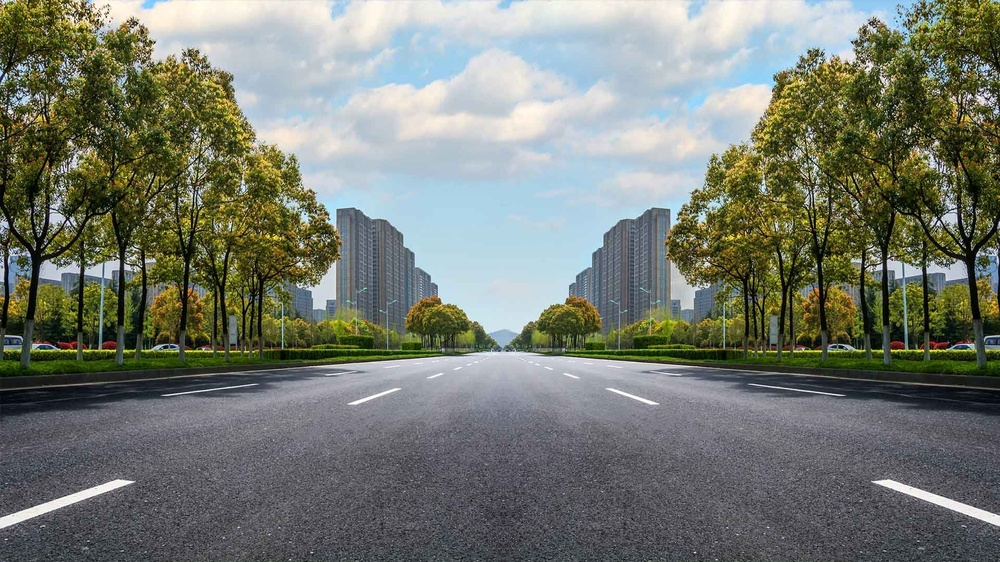
#> input picture ciudad/cd100.jpg, 1000 x 562 px, shrunk from 1920 x 1080 before the run, found by its file name; its folder holds only this picture in this run
$ jupyter execute etiqueta_Diego.ipynb
#> lines starting #> are read from the running program, lines starting #| are printed output that depends on the picture
[cell 1]
import cv2
import numpy as np
import matplotlib.pyplot as plt
import os

ruta_carpeta = "../parche/ciudad"
carpeta_destino = "../dataset/etiquetadas/ciudad"
imagenes = []

for archivo in os.listdir(ruta_carpeta):
    ruta_archivo = os.path.join(ruta_carpeta, archivo)
    if os.path.isfile(ruta_archivo) and archivo.lower().endswith(('.jpg', '.jpeg', '.png')):
        imagenes.append(ruta_archivo)

etiquetas = []

from IPython.display import display, clear_output

for i, ruta_imagen in enumerate(imagenes):
    imagen = cv2.imread(ruta_imagen)
#> imagen is the input picture: shape (562, 1000, 3); mean B, G, R 113, 122.5, 117.7
    imagen = cv2.cvtColor(imagen, cv2.COLOR_BGR2GRAY)
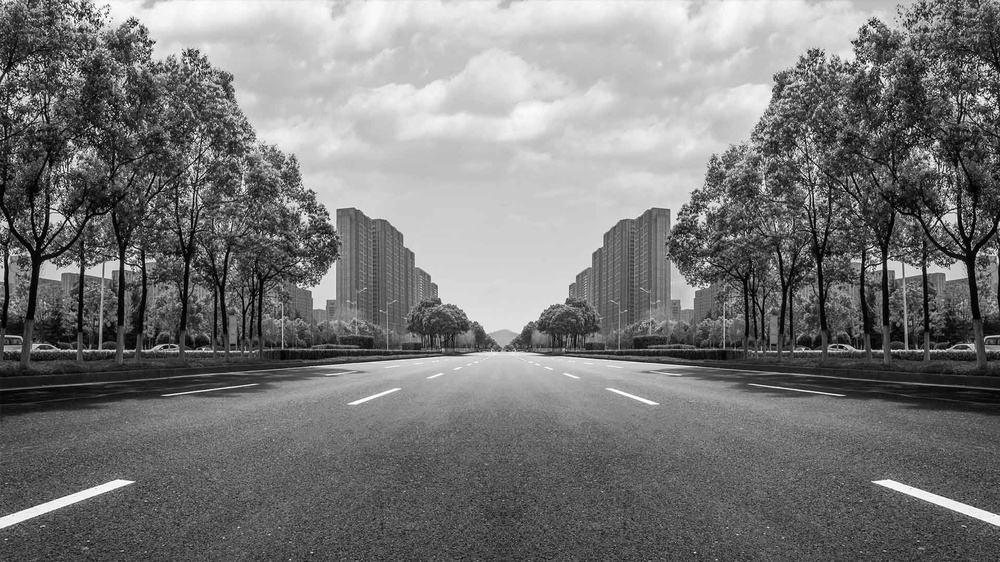
#> imagen: shape (562, 1000); min 0, max 255, mean 120

    plt.figure()
#> (this line was passed over: IPython is not available in this run)
    plt.imshow(imagen, cmap='gray')
#> (this line was passed over: IPython is not available in this run)
    plt.axis('off')
#> (this line was passed over: IPython is not available in this run)
    display(plt.gcf())
#> (this line was passed over: IPython is not available in this run)

    etiqueta = input("Ingrese la etiqueta para esta imagen (o 'cancelar' para detener): ")
#> the answer given: ../ciudad/cd100.jpg

    if etiqueta.lower() == 'cancelar':
        print("Proceso de etiquetado cancelado por el usuario.")
        break

    etiquetas.append(etiqueta)

    nombre_archivo_destino = 'ciudad' + str(i) + '_' + etiqueta + '.jpg'
    ruta_archivo_destino = os.path.join(carpeta_destino, nombre_archivo_destino)
    cv2.imwrite(ruta_archivo_destino, cv2.cvtColor(imagen, cv2.COLOR_GRAY2BGR))

    clear_output(wait=True)

print("Etiquetas recogidas: ", etiquetas)


$ run again, on ciudad/cd23.jpg
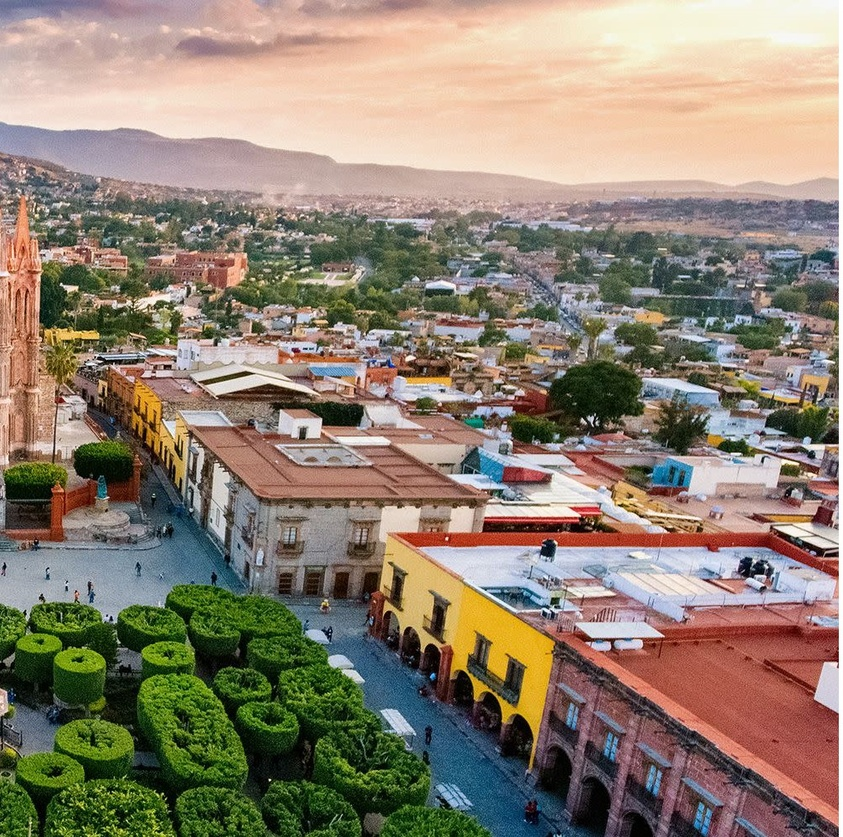
#> input picture ciudad/cd23.jpg, 843 x 837 px, shrunk from 1007 x 1000 before the run, found by its file name
#> imagen is the input picture: shape (837, 843, 3); mean B, G, R 113.3, 129.2, 142.3
#> `imagen = cv2.cvtColor(imagen, cv2.COLOR_BGR2GRAY)`:
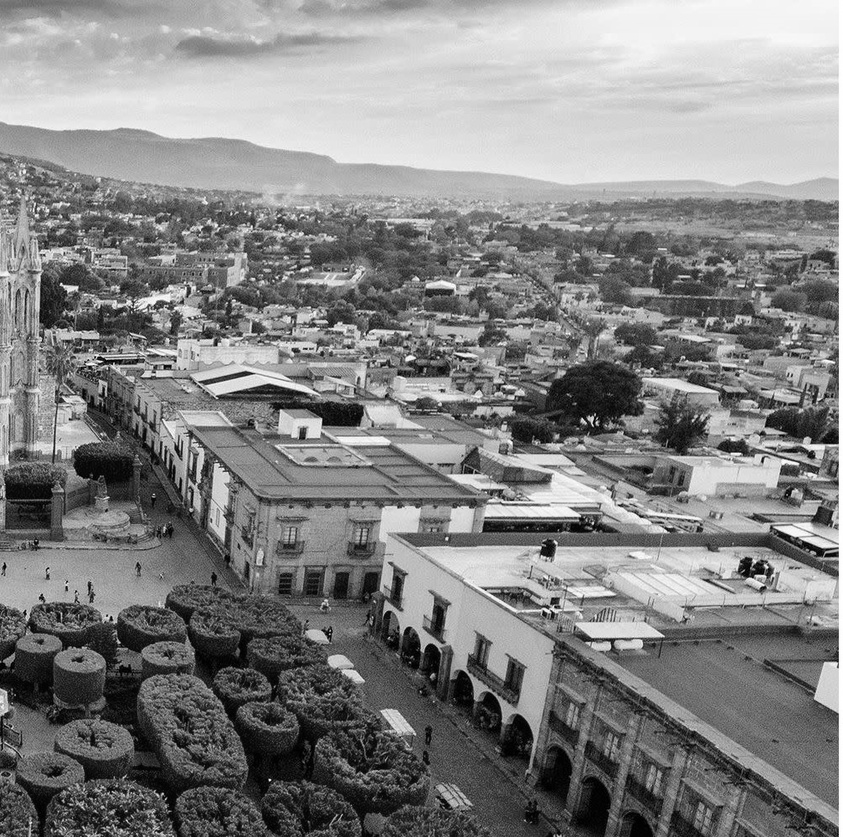
#> imagen: shape (837, 843); min 0, max 255, mean 131.3

$ run again, on ciudad/cd24.jpg
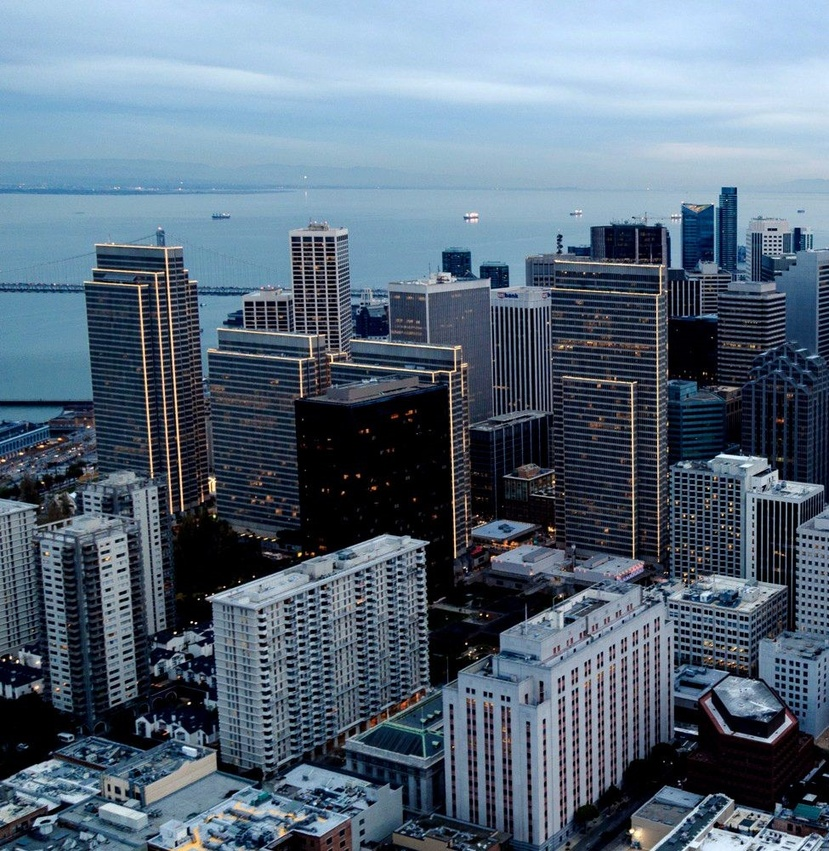
#> input picture ciudad/cd24.jpg, 829 x 851 px, shrunk from 975 x 1000 before the run, found by its file name
#> imagen is the input picture: shape (851, 829, 3); mean B, G, R 123.4, 106.2, 88.8
#> `imagen = cv2.cvtColor(imagen, cv2.COLOR_BGR2GRAY)`:
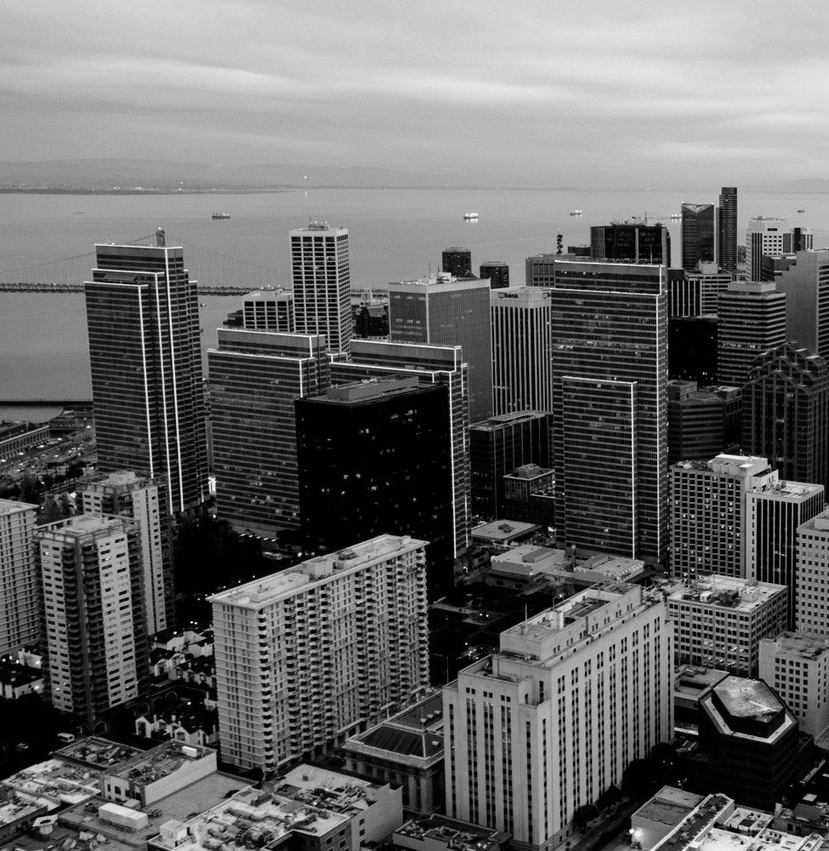
#> imagen: shape (851, 829); min 0, max 254, mean 103

$ run again, on ciudad/cd26.jpg
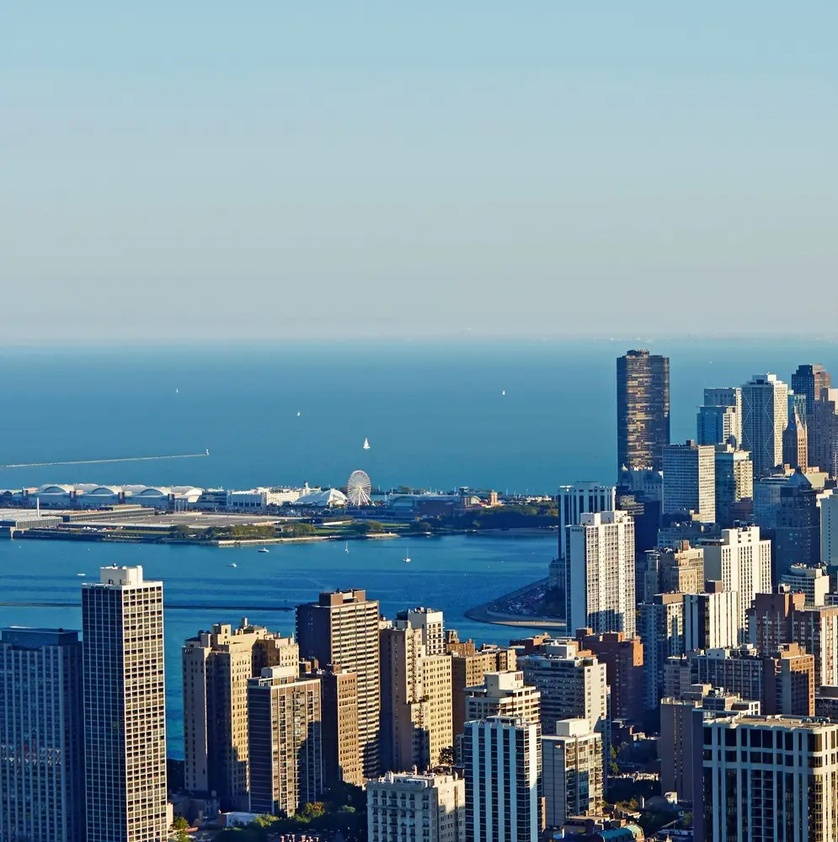
#> input picture ciudad/cd26.jpg, 838 x 842 px, shrunk from 995 x 1000 before the run, found by its file name
#> imagen is the input picture: shape (842, 838, 3); mean B, G, R 158.5, 143.8, 117.1
#> `imagen = cv2.cvtColor(imagen, cv2.COLOR_BGR2GRAY)`:
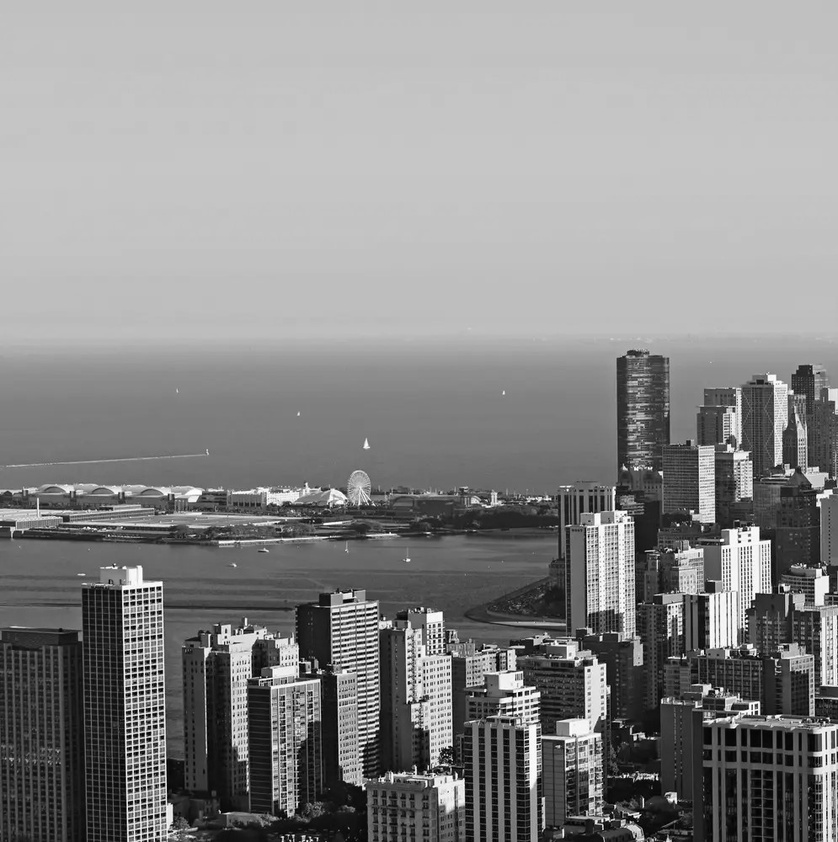
#> imagen: shape (842, 838); min 0, max 255, mean 137.5

$ run again, on ciudad/cd101.jpg
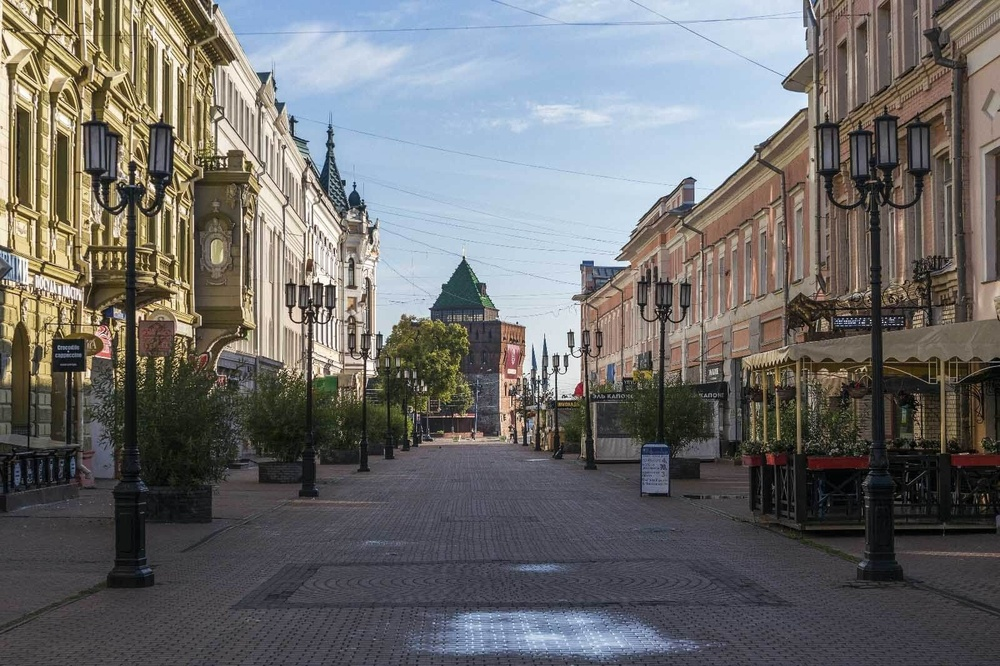
#> input picture ciudad/cd101.jpg, 1000 x 666 px, shrunk from 1600 x 1066 before the run, found by its file name
#> imagen is the input picture: shape (666, 1000, 3); mean B, G, R 107.6, 108.3, 109.1
#> `imagen = cv2.cvtColor(imagen, cv2.COLOR_BGR2GRAY)`:
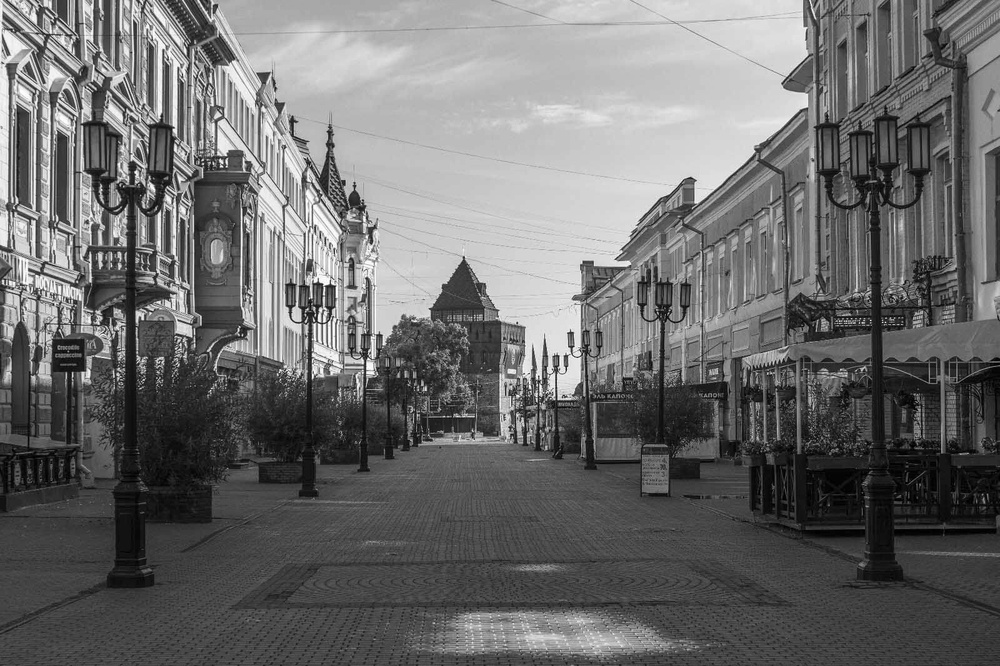
#> imagen: shape (666, 1000); min 0, max 255, mean 108.4
